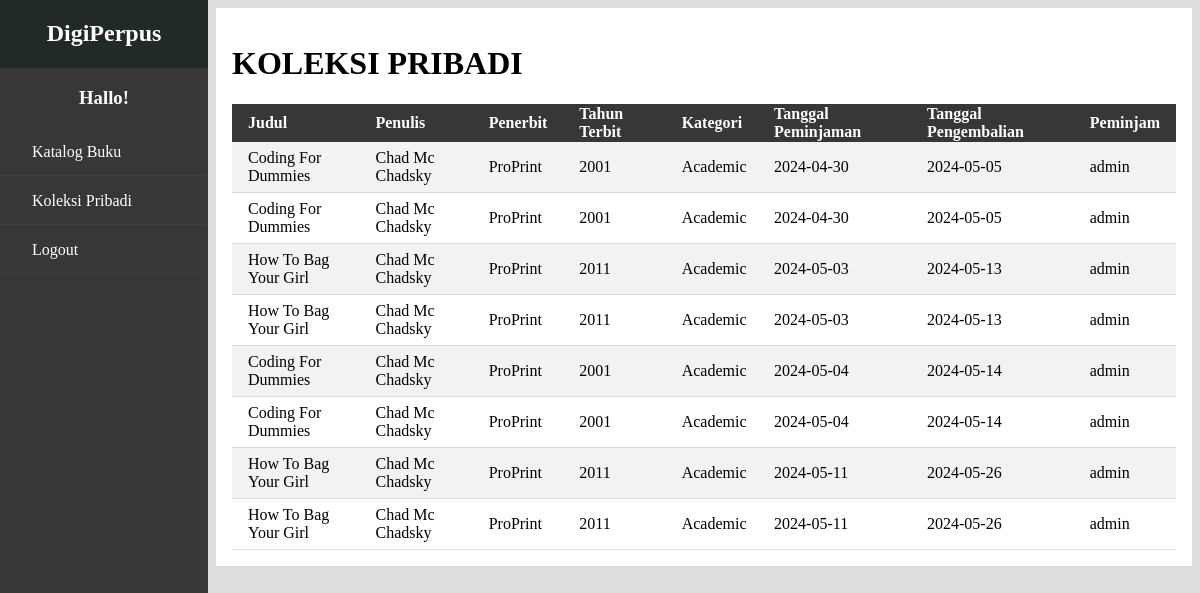
Page /PerpustakaanDigital/peminjaman.php on the committed database.
### tables this page shows
CREATE TABLE `tb_buku` (
  `BukuID` int(11) NOT NULL,
  `Judul` varchar(255) NOT NULL,
  `Penulis` varchar(255) NOT NULL,
  `Penerbit` varchar(255) NOT NULL,
  `TahunTerbit` int(11) NOT NULL
);

CREATE TABLE `tb_kategori` (
  `KategoriID` int(11) NOT NULL,
  `NamaKategori` varchar(255) NOT NULL
);

CREATE TABLE `tb_peminjaman` (
  `PeminjamanID` int(11) NOT NULL,
  `UserID` int(11) NOT NULL,
  `BukuID` int(11) NOT NULL,
  `TanggalPeminjaman` date NOT NULL,
  `TanggalPengembalian` date NOT NULL,
  `StatusPeminjaman` varchar(50) NOT NULL
);

CREATE TABLE `tb_user` (
  `UserID` int(11) NOT NULL,
  `Username` varchar(255) NOT NULL,
  `Password` varchar(255) NOT NULL,
  `Email` varchar(255) NOT NULL,
  `NamaLengkap` varchar(255) NOT NULL,
  `Alamat` text NOT NULL,
  `Status` enum('Admin','Petugas','Peminjam','') DEFAULT 'Petugas'
);

### PerpustakaanDigital/peminjaman.php (the view, shortened to what this page needs)
<?php
$db = new dbObj();
$conn = $db -> getConnString();
$sql = "SELECT
        tb_buku.BukuID,
        tb_buku.Judul,
        tb_buku.Penulis,
        tb_buku.Penerbit,
        tb_buku.TahunTerbit,
        tb_kategori.NamaKategori,
        tb_peminjaman.TanggalPeminjaman,
        tb_peminjaman.TanggalPengembalian,
        tb_user.Username
        FROM tb_buku
        JOIN tb_koleksipribadi
        ON tb_koleksipribadi.BukuID = tb_buku.BukuID
        JOIN tb_kategoribuku_relasi
        ON tb_kategoribuku_relasi.BukuID =tb_buku.BukuID
        JOIN tb_kategori
        ON tb_kategori.KategoriID = tb_kategoribuku_relasi.KatergoriID
        JOIN tb_peminjaman
        ON tb_peminjaman.BukuID = tb_buku.BukuID
        JOIN tb_user
        ON tb_peminjaman.UserID = tb_user.UserID";
$query = mysqli_query($conn, $sql);
?>
<!DOCTYPE html>
<html lang="en">
<head>
    <link rel="stylesheet" href="css/index.css">
</head>
<body>
<div class="nav-container">
      <H2 class="nav-judul">DigiPerpus</H2>
      <h3 class="nav-username">Hallo! <?php echo $_SESSION['Username']?></h3>
      <div class="nav-item"><a href="index.php" class="nav-link">Katalog Buku</a></div>
      <div class="nav-item"><a href="koleksi.php" class="nav-link">Koleksi Pribadi</a></div>
      <div class="nav-item"><a href="v1/logout.php" class="nav-link">Logout</a></div>
  </div>
    <div class="main-container">
        <h1>KOLEKSI PRIBADI</h1>
        <table class="table">
            <tr class="table-row">
                <th class="table-header">Judul</th>
                <th class="table-header">Penulis</th>
                <th class="table-header">Penerbit</th>
                <th class="table-header">Tahun Terbit</th>
                <th class="table-header">Kategori</th>
                <th class="table-header">Tanggal Peminjaman</th>
                <th class="table-header">Tanggal Pengembalian</th>
                <th class="table-header">Peminjam</th>
            </tr>
            <?php
                foreach($query as $data){
            ?>
                <tr class="table-row">
                    <td class="table-item"><?php echo $data["Judul"] ?></td>
                    <td class="table-item"><?php echo $data["Penulis"] ?></td>
                    <td class="table-item"><?php echo $data["Penerbit"] ?></td>
                    <td class="table-item"><?php echo $data["TahunTerbit"] ?></td>
                    <td class="table-item"><?php echo $data["NamaKategori"] ?></td>
                    <td class="table-item"><?php echo $data["TanggalPeminjaman"] ?></td>
                    <td class="table-item"><?php echo $data["TanggalPengembalian"] ?></td>
                    <td class="table-item"><?php echo $data["Username"] ?></td>
                </tr>
            <?php
                }
            ?>
        </table>
        </div>
</body>
</html>

### PerpustakaanDigital/css/index.css (style rules this page uses)
body { background-color: #ddd; }
.nav-container { height: 120%; width: 13rem; background-color: rgb(56, 55, 55); color: white; display: flex; flex-direction: column; margin-top: -2rem; margin-left: -0.5rem; margin-right: 2rem; position: fixed; }
.nav-judul { display: flex; justify-content: center; background-color: rgb(34, 42, 38); margin-top: 0.1; margin-bottom: 0; padding-top: 1.5rem; height: 3rem; }
.nav-username { display: flex; justify-content: center; }
.nav-item { list-style: none; width: 84%; height: 2rem; padding-left: 2rem; padding-top: 1rem; border-bottom: 1px solid rgb(63, 63, 63); }
.nav-link { color: white; text-decoration: none; display: flex; vertical-align: super; }
.main-container { background-color: white; padding: 1rem; margin-left: 13rem; }
.table { overflow-y: scroll; border-collapse: collapse; width: 100%; }
.table-header { background-color: rgb(56, 55, 55); height: 2rem; color: white; padding-right: 1rem; padding-left: 1rem; text-align: start; }
.table-item { padding-left: 1rem; border-bottom: 1px solid #ddd; height: 3rem; }
tr:nth-child(even) { background-color: #f2f2f2; }

### rows in the picture
tb_buku: Judul "Coding For Dummies", Penulis "Chad Mc Chadsky", Penerbit "ProPrint", TahunTerbit "2001", tb_kategori.NamaKategori "Academic", tb_peminjaman.TanggalPeminjaman "2024-04-30", tb_peminjaman.TanggalPengembalian "2024-05-05", tb_user.Username "admin", tb_peminjaman.TanggalPeminjaman "2024-05-04", tb_peminjaman.TanggalPengembalian "2024-05-14"
tb_buku: Judul "How To Bag Your Girl", Penulis "Chad Mc Chadsky", Penerbit "ProPrint", TahunTerbit "2011", tb_kategori.NamaKategori "Academic", tb_peminjaman.TanggalPeminjaman "2024-05-03", tb_peminjaman.TanggalPengembalian "2024-05-13", tb_user.Username "admin", tb_peminjaman.TanggalPeminjaman "2024-05-11", tb_peminjaman.TanggalPengembalian "2024-05-26"
